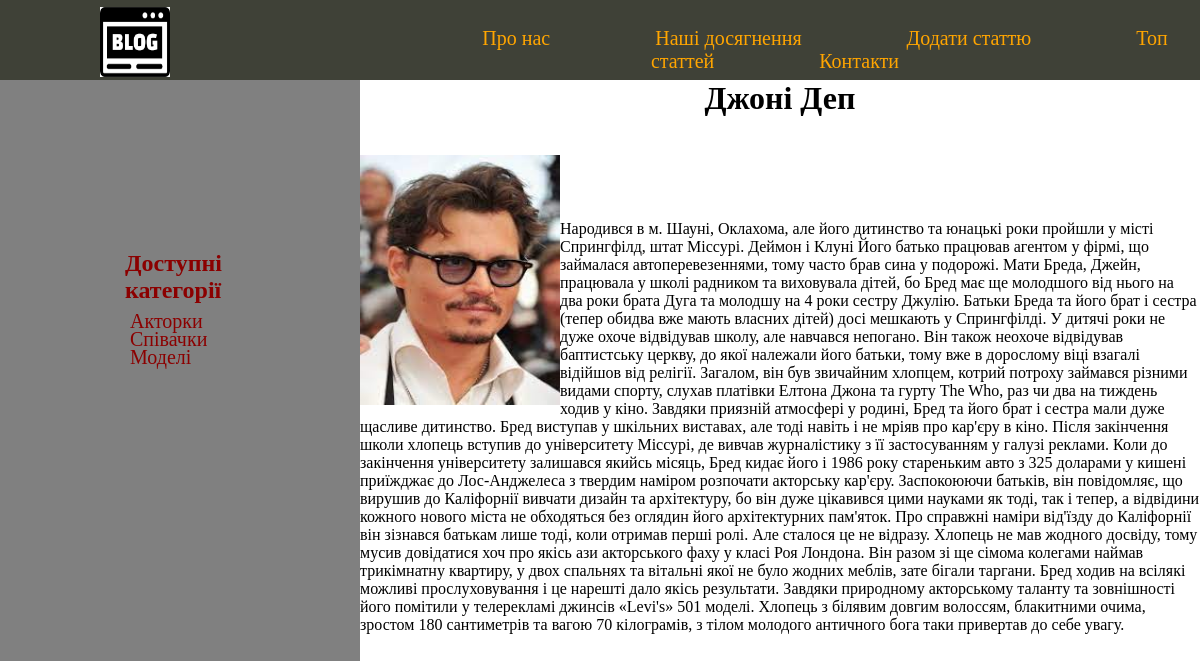
The page /post/dzhoni-dep/ on the database its author committed.
### women/models.py (models this page shows, shortened)
class Category(models.Model):
    name = models.CharField(max_length=300)
    slug = models.CharField(max_length=300, unique=True, verbose_name='URL')
    def generate_url(self):
        return reverse('category', kwargs={'cat_slug': self.slug})
    class Meta:
        verbose_name_plural = "Категорії"
        verbose_name = verbose_name_plural

class Women(models.Model):
    title = models.CharField(max_length=200, verbose_name='Заголовок')
    slug = models.CharField(max_length=300, unique=True, verbose_name='URL')
    content = models.TextField(blank=True, verbose_name='Вміст')
    photo = models.ImageField(upload_to='photos/%Y/%d/%m/', verbose_name='Фотографії')
    time_create = models.DateTimeField(auto_now_add=True, verbose_name='Дата створення')
    time_update = models.DateTimeField(auto_now=True)
    is_published = models.BooleanField(default=True, verbose_name='Статус публікації')
    cat = models.ForeignKey('Category', on_delete=models.PROTECT, null=True, verbose_name='Категорії')
    class Meta:
        verbose_name = 'Відомі жінки'
        verbose_name_plural = verbose_name
        ordering = ('cat',)

### women/views.py (the view)
# urls.py: path('post/<slug:post_slug>/', show_more_arts, name='post'),
def show_more_arts(request, post_slug):
    post_res = get_object_or_404(Women, slug=post_slug)
    context = {
        'post_res': post_res,
        'cat_slug': post_res.slug,
    }
    return render(request, 'women/show_more_arts.html', context)

### women/templatetags/women_tags.py (called while the page is built)
@register.inclusion_tag('women/generate_menu.html', name='generate_menu')
def generate_menu():
    menu = [
        {'title': 'Про нас', 'url_for': 'about'},
        {'title': 'Наші досягнення', 'url_for': 'achivements'},
        {'title': 'Додати статтю', 'url_for': 'addpage'},
        {'title': 'Топ статтей', 'url_for': 'top_articles'},
        {'title': 'Контакти', 'url_for': 'contacts'},
    ]
    return {'menu': menu}

@register.inclusion_tag('women/allcats.html', name='create_allcats', takes_context=True)
def generate_allcats(context, cat_slug=0):
    return {'cat_slug': cat_slug}

@register.simple_tag(name='cats')
def generate_cats():
    return Category.objects.all()

### women/templates/women/show_more_arts.html
{% extends 'women/index.html' %}
{% load women_tags %}
{% load static %}
{% block connection %}
    {{ block.super}}
    <link rel="stylesheet" type="text/css" href="{% static 'women/css/show_more.css'%}">
{% endblock %}
    {% block show_arts  %}
        <h1>{{post_res.title}}</h1>
        {% if post_res.photo %}
            <img class='photo_9' src="{{post_res.photo.url}}">
        {% endif %}
        <p class="show_more_text">{{post_res.content}}</p>
    {% endblock %}

### women/templates/women/index.html (shortened to what this page needs)
{% extends "women/main.html" %}
{% load static %}
{% block title %}
{% load women_tags %}
{% endblock %}
{% block connection %}
<link rel="stylesheet" type="text/css" href="{%static 'women/css/style.css'%}">
{% endblock %}
{% block content %}
{% block main %}
<div class="header">
    {% cats as cats %}
    <div class="menu">
        <img class='main_icon' src="{% static 'women/images/main_icon.png'%}">
        <div class="links">
            {% generate_menu %}
        </div>
    </div>
</div>
<div class="content">
    <div class="left-pannel">
        <div class="categories">
            <ul class="categ">
                    {% create_allcats cat_slug=cat_slug%}
                    {% for cat in cats %}
                        {% if cat_slug == cat.slug  %}
                            <li class="selected">{{cat.name}}</li><br>
                        {% else %}
                            <li><a href="{{ cat.generate_url}}">{{cat.name}}</a></li><br>
                        {% endif %}
                    {%  endfor %}
            </ul>
        </div>
    </div>
    {% endblock  %}
    <div class="articles">
        {% if ident == 1 %}
            {% if cat_slug != 0 %}
                {% articles_category cat_slug=cat_slug as articles %}
            {% else %}
                {% articles_category as articles %}
            {% endif %}
        {% endif %}
        {% block show_arts %}{% endblock  %}
</div>
{% endblock %}

### women/static/women/css/style.css (style rules this page uses)
* { height: 100%; margin: 0; padding: 0; }
.header { background: #3F4137; height: 80px; }
.links { font-size: 20px; position: absolute; padding-top: 27px; padding-left: 350px; text-align: center; height: 50px; }
.main_icon { position: absolute; width: 70px; height: 70px; padding-left: 100px; padding-top: 7px ; }
.left-pannel { overflow: auto; background-color: gray !important; width: 30%; float: left; }
.categories { padding-left: 50px; position: absolute; padding: 10px; margin: 20px; height: 60px; width: 60px; }
.categories a { position: absolute; text-decoration: none; color: darkred; }
.categories li { list-style: none; position: absolute; padding-left: 100px; font-size: 20px; }
.articles { width: 70%; float: right; height: 75px; display: block; }
.articles h1 { overflow: hidden; text-align: center; }
.categ li { height: 70px; }

### women/static/women/css/show_more.css (style rules this page uses)
.photo_9 { height: 250px; width: 200px; float: left; }
.show_more_text { padding-top: 65px; }

### rows shown on the page
Category: name "Акторки"
Category: name "Співачки"
Category: name "Моделі"
Women: title "Джоні Деп", photo (picture), content "Народився в м. Шауні, Оклахома, але його дитинство та юнацькі роки пройшли у місті Спрингфілд, штат Міссурі. Деймон і Клуні Його батько працював агентом у фірмі, що займалася автоперевезеннями, тому часто брав сина у подорожі. Мати Бреда, Джейн, працювала у школі радником та виховувала дітей, бо Бред має ще молодшого від нього на два роки брата Дуга та молодшу на 4 роки сестру Джулію. Батьки Бреда та його брат і сестра (тепер обидва вже мають власних дітей) досі мешкають у Спрингфілді. У дитячі роки не дуже охоче відвідував школу, але навчався непогано. Він також неохоче відвідував баптистську церкву, до якої належали його батьки, тому вже в дорослому віці взагалі відійшов від релігії.…"

### other values the page prints
{{ item.title }} "Про нас" "Наші досягнення" "Додати статтю" "Топ статтей" "Контакти"
